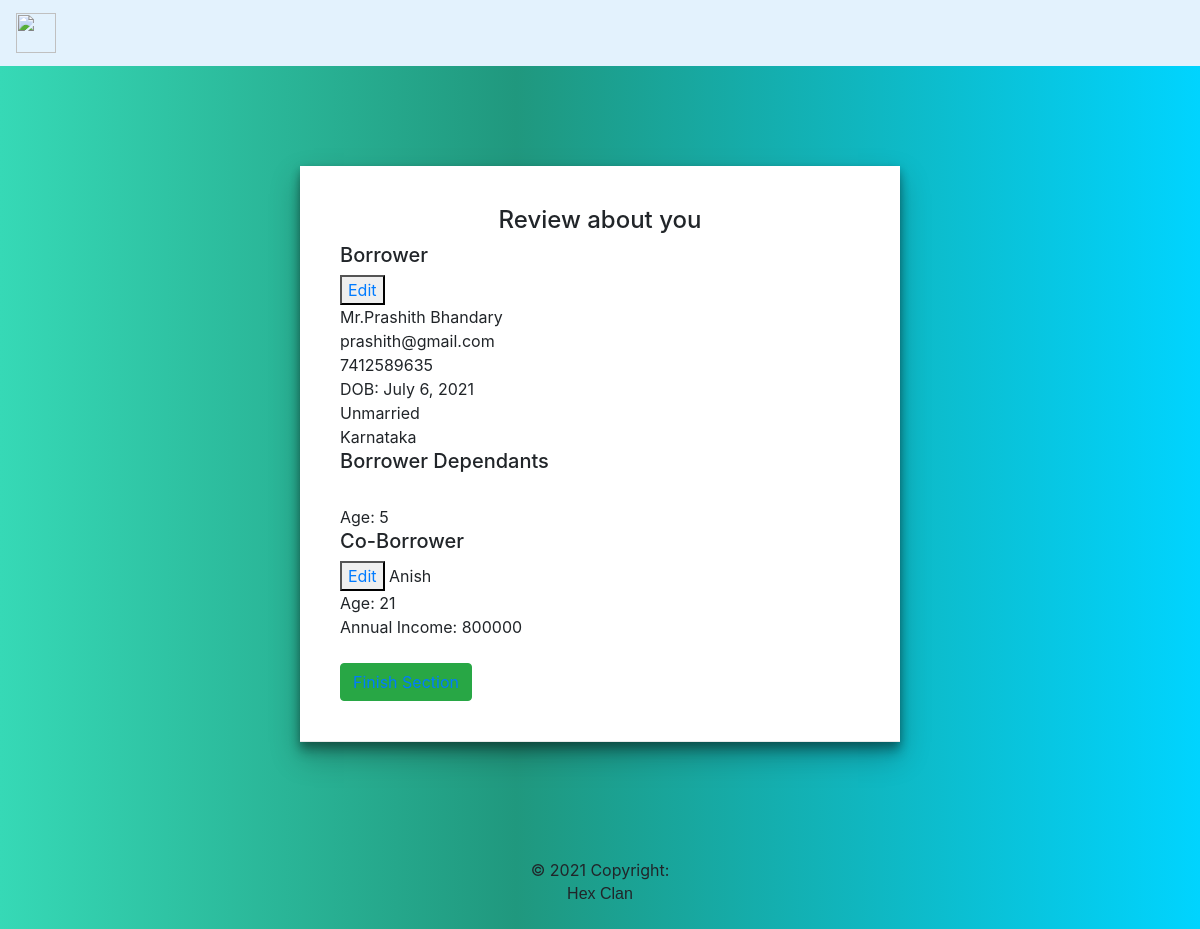
Page /details-view/2 on the committed database.
### details/models.py (models this page shows, shortened)
class MoreDetails(models.Model):
    name = models.ForeignKey(PersonalDetails, on_delete=CASCADE)
    marital_status = models.CharField(max_length=10,null=True, choices=MARITAL_CHOICES)
    address = models.CharField(max_length=150,null=True)
    state = models.CharField(max_length=30,null=True, choices=STATE_CHOICES)
    pincode_regex = RegexValidator(regex=r'^\d{6,6}$', message="Pin number must be entered in the format: '99999'. Up to 6 digits allowed.")
    pin_code = models.CharField(validators=[pincode_regex],null=True, max_length=6, blank=True) # validators should be a list
    country = models.CharField(max_length=30,null=True, choices=COUNTRY_CHOICES)
    mailing_address = models.BooleanField(null=True)
    b_name = models.ForeignKey(DependantDetails, on_delete=CASCADE, null=True)
    cb_name = models.ForeignKey(CoBorrowerDetails, on_delete=CASCADE, null=True)

class PersonalDetails(models.Model):
    first_name = models.CharField(max_length=100, null=True)
    last_name = models.CharField(max_length=100, null=True)
    birth_date = models.DateField(null=True)
    gender = models.CharField(max_length=6, choices=DIFF_CHOICES, null=True)
    phone_regex = RegexValidator(regex=r'^\d{10,10}$', message="Phone number must be entered in the format: '+999999999'. Up to 10 digits allowed.")
    phone_number = models.CharField(validators=[phone_regex], max_length=10, blank=True, null=True) # validators should be a list
    email = models.EmailField(null=True)

class DependantDetails(models.Model):
    age = models.IntegerField()
    borrower_name = ForeignKey(PersonalDetails, on_delete=CASCADE)

class CoBorrowerDetails(models.Model):
    borrower_name = ForeignKey(PersonalDetails, on_delete=CASCADE)
    co_borrower_name = models.CharField(max_length=100)
    cob_age = models.IntegerField()
    annual_income = models.IntegerField()

### details/views.py (the view)
# urls.py: path('details-view/<int:pk>', BorrowerDetailView.as_view(), name='details-view'),
class BorrowerDetailView(DetailView):
    template_name = "details/display.html"
    model = MoreDetails
    context_object_name = "loanb"

### details/templates/details/display.html (shortened to what this page needs)
{% extends 'base.html' %}
{% load static %}
{% load crispy_forms_tags %}
    {% block style %}
        <link rel="stylesheet" href={% static 'details/form.css' %}>
    {% endblock style %}
{% block content %}
<body>
    <div id="task-container">
        <div id="form-wrapper">
        <h4 style="text-align: center;">Review about you</h4>
            <h5>Borrower</h5> <button><a href={% url 'basic-update' loanb.name.pk %}>Edit</a></button>
             Mr.{{ loanb.name.first_name }} {{ loanb.name.last_name }}<br>
             {{ loanb.name.email }}<br>
             {{ loanb.name.phone_number }}<br>
             DOB: {{ loanb.name.birth_date }}<br>
             {{ loanb.marital_status }}<br>
             {{ loanb.state }}</br>
            <h5>Borrower Dependants</h5>
              Age: {{ loanb.b_name.age }}
            <h5>Co-Borrower</h5> <button><a href={% url 'cob-update' loanb.name.pk %}>Edit</a></button>
              {{ loanb.cb_name.co_borrower_name }}<br>
              Age: {{ loanb.cb_name.cob_age }}<br>
              Annual Income: {{ loanb.cb_name.annual_income }}</br>
              <button class="btn btn-success"><a href={% url 'goals' %}>Finish Section</a></button>
          </div>
        </div>
</body>
{% endblock content %}

### templates/base.html (shortened to what this page needs)
{% load static %}
<!doctype html>
<html lang="en">
  <head>
    <link rel="stylesheet" href="https://cdn.jsdelivr.net/npm/bootstrap@4.5.3/dist/css/bootstrap.min.css">
    <link rel="stylesheet" href={% static 'style.css' %}>
    {% block style %}
    {% endblock style %}
  </head>
  <body>
  <nav class="navbar navbar-light" style="background-color: #e3f2fd;">
    <a class="navbar-brand" href="#">
      <img src="https://img-premium.flaticon.com/png/512/4614/premium/4614078.png?token=exp=1626695236~hmac=cee51d5f72cb01c7c0027b3afe00b785" width="40" height="40" alt="">
    </a>
  </nav>
    <div class="container-fluid">
        {% block content %}
        {% endblock content %}
    </div>
    <footer class="page-footer font-small blue">
    <div class="footer-copyright text-center py-3">© 2021 Copyright:
      <p> Hex Clan</p>
    </div>
    </footer>
    <link rel="stylesheet" href="https://stackpath.bootstrapcdn.com/bootstrap/4.1.3/css/bootstrap.min.css">
  </body>
  </body>
</html>

### static/style.css (style rules this page uses)
body { background: rgb(54, 217, 182); background: linear-gradient( 90deg, rgba(54, 217, 182, 1) 0%, rgba(32, 152, 126, 1) 43%, rgba(0, 212, 255, 1) 100% ); }

### details/static/details/form.css (style rules this page uses)
h1, h2, h3, h4, h5, p, span, strike { font-family: "Montserrat", sans-serif; }
#task-container { max-width: 600px; margin: 0 auto; box-shadow: 0 14px 28px rgba(0, 0, 0, 0.25), 0 10px 10px rgba(0, 0, 0, 0.22); background-color: #fff; margin-top: 100px; margin-bottom: 100px; justify-content: space-around; align-items: flex-start; }
#form-wrapper { position: -webkit-sticky; position: sticky; top: 0rem; border-bottom: 1px solid #e9e9e9; background-color: #fff; box-shadow: 0 3px 8px rgba(0, 0, 0, 0.25); padding: 40px; }

### rows in the picture
MoreDetails: name.first_name "Prashith", name.last_name "Bhandary", name.email "prashith@gmail.com", name.phone_number "7412589635", name.birth_date "July 6, 2021", marital_status "Unmarried", state "Karnataka", b_name.age "5", cb_name.co_borrower_name "Anish", cb_name.cob_age "21", cb_name.annual_income "800000"
